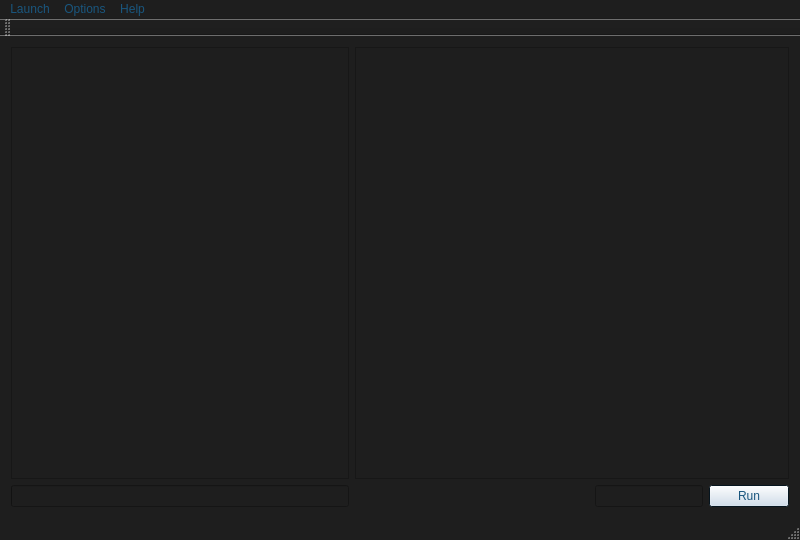
<?xml version="1.0" encoding="UTF-8"?>
<ui version="4.0">
 <class>xrLaunch</class>
 <widget class="QMainWindow" name="xrLaunch">
  <property name="windowModality">
   <enum>Qt::WindowModal</enum>
  </property>
  <property name="geometry">
   <rect>
    <x>0</x>
    <y>0</y>
    <width>800</width>
    <height>540</height>
   </rect>
  </property>
  <property name="sizePolicy">
   <sizepolicy hsizetype="Fixed" vsizetype="Fixed">
    <horstretch>0</horstretch>
    <verstretch>0</verstretch>
   </sizepolicy>
  </property>
  <property name="minimumSize">
   <size>
    <width>400</width>
    <height>300</height>
   </size>
  </property>
  <property name="maximumSize">
   <size>
    <width>16777215</width>
    <height>16777215</height>
   </size>
  </property>
  <property name="baseSize">
   <size>
    <width>0</width>
    <height>0</height>
   </size>
  </property>
  <property name="palette">
   <palette>
    <active>
     <colorrole role="WindowText">
      <brush brushstyle="SolidPattern">
       <color alpha="255">
        <red>23</red>
        <green>121</green>
        <blue>157</blue>
       </color>
      </brush>
     </colorrole>
     <colorrole role="Button">
      <brush brushstyle="SolidPattern">
       <color alpha="255">
        <red>18</red>
        <green>97</green>
        <blue>126</blue>
       </color>
      </brush>
     </colorrole>
     <colorrole role="Light">
      <brush brushstyle="SolidPattern">
       <color alpha="255">
        <red>126</red>
        <green>126</green>
        <blue>126</blue>
       </color>
      </brush>
     </colorrole>
     <colorrole role="Midlight">
      <brush brushstyle="SolidPattern">
       <color alpha="255">
        <red>122</red>
        <green>122</green>
        <blue>122</blue>
       </color>
      </brush>
     </colorrole>
     <colorrole role="Dark">
      <brush brushstyle="SolidPattern">
       <color alpha="255">
        <red>30</red>
        <green>30</green>
        <blue>30</blue>
       </color>
      </brush>
     </colorrole>
     <colorrole role="Mid">
      <brush brushstyle="SolidPattern">
       <color alpha="255">
        <red>57</red>
        <green>57</green>
        <blue>57</blue>
       </color>
      </brush>
     </colorrole>
     <colorrole role="Text">
      <brush brushstyle="SolidPattern">
       <color alpha="255">
        <red>25</red>
        <green>147</green>
        <blue>184</blue>
       </color>
      </brush>
     </colorrole>
     <colorrole role="BrightText">
      <brush brushstyle="SolidPattern">
       <color alpha="255">
        <red>32</red>
        <green>181</green>
        <blue>230</blue>
       </color>
      </brush>
     </colorrole>
     <colorrole role="ButtonText">
      <brush brushstyle="SolidPattern">
       <color alpha="255">
        <red>25</red>
        <green>86</green>
        <blue>126</blue>
       </color>
      </brush>
     </colorrole>
     <colorrole role="Base">
      <brush brushstyle="SolidPattern">
       <color alpha="255">
        <red>30</red>
        <green>30</green>
        <blue>30</blue>
       </color>
      </brush>
     </colorrole>
     <colorrole role="Window">
      <brush brushstyle="SolidPattern">
       <color alpha="255">
        <red>30</red>
        <green>30</green>
        <blue>30</blue>
       </color>
      </brush>
     </colorrole>
     <colorrole role="Shadow">
      <brush brushstyle="SolidPattern">
       <color alpha="255">
        <red>41</red>
        <green>41</green>
        <blue>41</blue>
       </color>
      </brush>
     </colorrole>
     <colorrole role="HighlightedText">
      <brush brushstyle="SolidPattern">
       <color alpha="255">
        <red>25</red>
        <green>86</green>
        <blue>126</blue>
       </color>
      </brush>
     </colorrole>
     <colorrole role="Link">
      <brush brushstyle="SolidPattern">
       <color alpha="255">
        <red>23</red>
        <green>121</green>
        <blue>157</blue>
       </color>
      </brush>
     </colorrole>
     <colorrole role="AlternateBase">
      <brush brushstyle="SolidPattern">
       <color alpha="255">
        <red>30</red>
        <green>30</green>
        <blue>30</blue>
       </color>
      </brush>
     </colorrole>
     <colorrole role="NoRole">
      <brush brushstyle="SolidPattern">
       <color alpha="255">
        <red>25</red>
        <green>25</green>
        <blue>25</blue>
       </color>
      </brush>
     </colorrole>
     <colorrole role="ToolTipText">
      <brush brushstyle="SolidPattern">
       <color alpha="255">
        <red>32</red>
        <green>181</green>
        <blue>230</blue>
       </color>
      </brush>
     </colorrole>
    </active>
    <inactive>
     <colorrole role="WindowText">
      <brush brushstyle="SolidPattern">
       <color alpha="255">
        <red>23</red>
        <green>121</green>
        <blue>157</blue>
       </color>
      </brush>
     </colorrole>
     <colorrole role="Button">
      <brush brushstyle="SolidPattern">
       <color alpha="255">
        <red>18</red>
        <green>97</green>
        <blue>126</blue>
       </color>
      </brush>
     </colorrole>
     <colorrole role="Light">
      <brush brushstyle="SolidPattern">
       <color alpha="255">
        <red>126</red>
        <green>126</green>
        <blue>126</blue>
       </color>
      </brush>
     </colorrole>
     <colorrole role="Midlight">
      <brush brushstyle="SolidPattern">
       <color alpha="255">
        <red>122</red>
        <green>122</green>
        <blue>122</blue>
       </color>
      </brush>
     </colorrole>
     <colorrole role="Dark">
      <brush brushstyle="SolidPattern">
       <color alpha="255">
        <red>30</red>
        <green>30</green>
        <blue>30</blue>
       </color>
      </brush>
     </colorrole>
     <colorrole role="Mid">
      <brush brushstyle="SolidPattern">
       <color alpha="255">
        <red>57</red>
        <green>57</green>
        <blue>57</blue>
       </color>
      </brush>
     </colorrole>
     <colorrole role="Text">
      <brush brushstyle="SolidPattern">
       <color alpha="255">
        <red>25</red>
        <green>147</green>
        <blue>184</blue>
       </color>
      </brush>
     </colorrole>
     <colorrole role="BrightText">
      <brush brushstyle="SolidPattern">
       <color alpha="255">
        <red>32</red>
        <green>181</green>
        <blue>230</blue>
       </color>
      </brush>
     </colorrole>
     <colorrole role="ButtonText">
      <brush brushstyle="SolidPattern">
       <color alpha="255">
        <red>25</red>
        <green>86</green>
        <blue>126</blue>
       </color>
      </brush>
     </colorrole>
     <colorrole role="Base">
      <brush brushstyle="SolidPattern">
       <color alpha="255">
        <red>30</red>
        <green>30</green>
        <blue>30</blue>
       </color>
      </brush>
     </colorrole>
     <colorrole role="Window">
      <brush brushstyle="SolidPattern">
       <color alpha="255">
        <red>30</red>
        <green>30</green>
        <blue>30</blue>
       </color>
      </brush>
     </colorrole>
     <colorrole role="Shadow">
      <brush brushstyle="SolidPattern">
       <color alpha="255">
        <red>41</red>
        <green>41</green>
        <blue>41</blue>
       </color>
      </brush>
     </colorrole>
     <colorrole role="HighlightedText">
      <brush brushstyle="SolidPattern">
       <color alpha="255">
        <red>25</red>
        <green>86</green>
        <blue>126</blue>
       </color>
      </brush>
     </colorrole>
     <colorrole role="Link">
      <brush brushstyle="SolidPattern">
       <color alpha="255">
        <red>23</red>
        <green>121</green>
        <blue>157</blue>
       </color>
      </brush>
     </colorrole>
     <colorrole role="AlternateBase">
      <brush brushstyle="SolidPattern">
       <color alpha="255">
        <red>30</red>
        <green>30</green>
        <blue>30</blue>
       </color>
      </brush>
     </colorrole>
     <colorrole role="NoRole">
      <brush brushstyle="SolidPattern">
       <color alpha="255">
        <red>25</red>
        <green>25</green>
        <blue>25</blue>
       </color>
      </brush>
     </colorrole>
     <colorrole role="ToolTipText">
      <brush brushstyle="SolidPattern">
       <color alpha="255">
        <red>32</red>
        <green>181</green>
        <blue>230</blue>
       </color>
      </brush>
     </colorrole>
    </inactive>
    <disabled>
     <colorrole role="WindowText">
      <brush brushstyle="SolidPattern">
       <color alpha="255">
        <red>30</red>
        <green>30</green>
        <blue>30</blue>
       </color>
      </brush>
     </colorrole>
     <colorrole role="Button">
      <brush brushstyle="SolidPattern">
       <color alpha="255">
        <red>18</red>
        <green>97</green>
        <blue>126</blue>
       </color>
      </brush>
     </colorrole>
     <colorrole role="Light">
      <brush brushstyle="SolidPattern">
       <color alpha="255">
        <red>126</red>
        <green>126</green>
        <blue>126</blue>
       </color>
      </brush>
     </colorrole>
     <colorrole role="Midlight">
      <brush brushstyle="SolidPattern">
       <color alpha="255">
        <red>122</red>
        <green>122</green>
        <blue>122</blue>
       </color>
      </brush>
     </colorrole>
     <colorrole role="Dark">
      <brush brushstyle="SolidPattern">
       <color alpha="255">
        <red>30</red>
        <green>30</green>
        <blue>30</blue>
       </color>
      </brush>
     </colorrole>
     <colorrole role="Mid">
      <brush brushstyle="SolidPattern">
       <color alpha="255">
        <red>57</red>
        <green>57</green>
        <blue>57</blue>
       </color>
      </brush>
     </colorrole>
     <colorrole role="Text">
      <brush brushstyle="SolidPattern">
       <color alpha="255">
        <red>30</red>
        <green>30</green>
        <blue>30</blue>
       </color>
      </brush>
     </colorrole>
     <colorrole role="BrightText">
      <brush brushstyle="SolidPattern">
       <color alpha="255">
        <red>32</red>
        <green>181</green>
        <blue>230</blue>
       </color>
      </brush>
     </colorrole>
     <colorrole role="ButtonText">
      <brush brushstyle="SolidPattern">
       <color alpha="255">
        <red>30</red>
        <green>30</green>
        <blue>30</blue>
       </color>
      </brush>
     </colorrole>
     <colorrole role="Base">
      <brush brushstyle="SolidPattern">
       <color alpha="255">
        <red>30</red>
        <green>30</green>
        <blue>30</blue>
       </color>
      </brush>
     </colorrole>
     <colorrole role="Window">
      <brush brushstyle="SolidPattern">
       <color alpha="255">
        <red>30</red>
        <green>30</green>
        <blue>30</blue>
       </color>
      </brush>
     </colorrole>
     <colorrole role="Shadow">
      <brush brushstyle="SolidPattern">
       <color alpha="255">
        <red>41</red>
        <green>41</green>
        <blue>41</blue>
       </color>
      </brush>
     </colorrole>
     <colorrole role="HighlightedText">
      <brush brushstyle="SolidPattern">
       <color alpha="255">
        <red>25</red>
        <green>86</green>
        <blue>126</blue>
       </color>
      </brush>
     </colorrole>
     <colorrole role="Link">
      <brush brushstyle="SolidPattern">
       <color alpha="255">
        <red>23</red>
        <green>121</green>
        <blue>157</blue>
       </color>
      </brush>
     </colorrole>
     <colorrole role="AlternateBase">
      <brush brushstyle="SolidPattern">
       <color alpha="255">
        <red>30</red>
        <green>30</green>
        <blue>30</blue>
       </color>
      </brush>
     </colorrole>
     <colorrole role="NoRole">
      <brush brushstyle="SolidPattern">
       <color alpha="255">
        <red>25</red>
        <green>25</green>
        <blue>25</blue>
       </color>
      </brush>
     </colorrole>
     <colorrole role="ToolTipText">
      <brush brushstyle="SolidPattern">
       <color alpha="255">
        <red>32</red>
        <green>181</green>
        <blue>230</blue>
       </color>
      </brush>
     </colorrole>
    </disabled>
   </palette>
  </property>
  <property name="windowTitle">
   <string>Oxygen Developer Launcher</string>
  </property>
  <property name="locale">
   <locale language="English" country="UnitedStates"/>
  </property>
  <widget class="QWidget" name="centralWidget">
   <layout class="QGridLayout" name="gridLayout">
    <item row="0" column="0">
     <layout class="QHBoxLayout" name="horizontalLayout_2">
      <item>
       <widget class="QListWidget" name="listWidget"/>
      </item>
     </layout>
    </item>
    <item row="0" column="1">
     <layout class="QHBoxLayout" name="horizontalLayout_5">
      <item>
       <widget class="QListWidget" name="listWidget_2">
        <property name="layoutMode">
         <enum>QListView::Batched</enum>
        </property>
        <property name="sortingEnabled">
         <bool>true</bool>
        </property>
       </widget>
      </item>
     </layout>
    </item>
    <item row="1" column="1">
     <layout class="QHBoxLayout" name="horizontalLayout">
      <item>
       <spacer name="horizontalSpacer_3">
        <property name="orientation">
         <enum>Qt::Horizontal</enum>
        </property>
        <property name="sizeHint" stdset="0">
         <size>
          <width>40</width>
          <height>20</height>
         </size>
        </property>
       </spacer>
      </item>
      <item>
       <spacer name="horizontalSpacer">
        <property name="orientation">
         <enum>Qt::Horizontal</enum>
        </property>
        <property name="sizeHint" stdset="0">
         <size>
          <width>40</width>
          <height>20</height>
         </size>
        </property>
       </spacer>
      </item>
      <item>
       <spacer name="horizontalSpacer_5">
        <property name="orientation">
         <enum>Qt::Horizontal</enum>
        </property>
        <property name="sizeHint" stdset="0">
         <size>
          <width>40</width>
          <height>20</height>
         </size>
        </property>
       </spacer>
      </item>
      <item>
       <spacer name="horizontalSpacer_4">
        <property name="orientation">
         <enum>Qt::Horizontal</enum>
        </property>
        <property name="sizeHint" stdset="0">
         <size>
          <width>40</width>
          <height>20</height>
         </size>
        </property>
       </spacer>
      </item>
      <item>
       <spacer name="horizontalSpacer_6">
        <property name="orientation">
         <enum>Qt::Horizontal</enum>
        </property>
        <property name="sizeHint" stdset="0">
         <size>
          <width>40</width>
          <height>20</height>
         </size>
        </property>
       </spacer>
      </item>
      <item>
       <spacer name="horizontalSpacer_2">
        <property name="orientation">
         <enum>Qt::Horizontal</enum>
        </property>
        <property name="sizeHint" stdset="0">
         <size>
          <width>40</width>
          <height>20</height>
         </size>
        </property>
       </spacer>
      </item>
      <item>
       <widget class="QLineEdit" name="lineEdit">
        <property name="palette">
         <palette>
          <active>
           <colorrole role="WindowText">
            <brush brushstyle="SolidPattern">
             <color alpha="255">
              <red>23</red>
              <green>121</green>
              <blue>157</blue>
             </color>
            </brush>
           </colorrole>
           <colorrole role="Dark">
            <brush brushstyle="SolidPattern">
             <color alpha="255">
              <red>30</red>
              <green>30</green>
              <blue>30</blue>
             </color>
            </brush>
           </colorrole>
           <colorrole role="Text">
            <brush brushstyle="SolidPattern">
             <color alpha="255">
              <red>25</red>
              <green>147</green>
              <blue>184</blue>
             </color>
            </brush>
           </colorrole>
           <colorrole role="ButtonText">
            <brush brushstyle="SolidPattern">
             <color alpha="255">
              <red>25</red>
              <green>86</green>
              <blue>126</blue>
             </color>
            </brush>
           </colorrole>
           <colorrole role="Base">
            <brush brushstyle="SolidPattern">
             <color alpha="255">
              <red>30</red>
              <green>30</green>
              <blue>30</blue>
             </color>
            </brush>
           </colorrole>
           <colorrole role="Window">
            <brush brushstyle="SolidPattern">
             <color alpha="255">
              <red>30</red>
              <green>30</green>
              <blue>30</blue>
             </color>
            </brush>
           </colorrole>
           <colorrole role="AlternateBase">
            <brush brushstyle="SolidPattern">
             <color alpha="255">
              <red>30</red>
              <green>30</green>
              <blue>30</blue>
             </color>
            </brush>
           </colorrole>
          </active>
          <inactive>
           <colorrole role="WindowText">
            <brush brushstyle="SolidPattern">
             <color alpha="255">
              <red>23</red>
              <green>121</green>
              <blue>157</blue>
             </color>
            </brush>
           </colorrole>
           <colorrole role="Dark">
            <brush brushstyle="SolidPattern">
             <color alpha="255">
              <red>30</red>
              <green>30</green>
              <blue>30</blue>
             </color>
            </brush>
           </colorrole>
           <colorrole role="Text">
            <brush brushstyle="SolidPattern">
             <color alpha="255">
              <red>25</red>
              <green>147</green>
              <blue>184</blue>
             </color>
            </brush>
           </colorrole>
           <colorrole role="ButtonText">
            <brush brushstyle="SolidPattern">
             <color alpha="255">
              <red>25</red>
              <green>86</green>
              <blue>126</blue>
             </color>
            </brush>
           </colorrole>
           <colorrole role="Base">
            <brush brushstyle="SolidPattern">
             <color alpha="255">
              <red>30</red>
              <green>30</green>
              <blue>30</blue>
             </color>
            </brush>
           </colorrole>
           <colorrole role="Window">
            <brush brushstyle="SolidPattern">
             <color alpha="255">
              <red>30</red>
              <green>30</green>
              <blue>30</blue>
             </color>
            </brush>
           </colorrole>
           <colorrole role="AlternateBase">
            <brush brushstyle="SolidPattern">
             <color alpha="255">
              <red>30</red>
              <green>30</green>
              <blue>30</blue>
             </color>
            </brush>
           </colorrole>
          </inactive>
          <disabled>
           <colorrole role="WindowText">
            <brush brushstyle="SolidPattern">
             <color alpha="255">
              <red>30</red>
              <green>30</green>
              <blue>30</blue>
             </color>
            </brush>
           </colorrole>
           <colorrole role="Dark">
            <brush brushstyle="SolidPattern">
             <color alpha="255">
              <red>30</red>
              <green>30</green>
              <blue>30</blue>
             </color>
            </brush>
           </colorrole>
           <colorrole role="Text">
            <brush brushstyle="SolidPattern">
             <color alpha="255">
              <red>30</red>
              <green>30</green>
              <blue>30</blue>
             </color>
            </brush>
           </colorrole>
           <colorrole role="ButtonText">
            <brush brushstyle="SolidPattern">
             <color alpha="255">
              <red>30</red>
              <green>30</green>
              <blue>30</blue>
             </color>
            </brush>
           </colorrole>
           <colorrole role="Base">
            <brush brushstyle="SolidPattern">
             <color alpha="255">
              <red>30</red>
              <green>30</green>
              <blue>30</blue>
             </color>
            </brush>
           </colorrole>
           <colorrole role="Window">
            <brush brushstyle="SolidPattern">
             <color alpha="255">
              <red>30</red>
              <green>30</green>
              <blue>30</blue>
             </color>
            </brush>
           </colorrole>
           <colorrole role="AlternateBase">
            <brush brushstyle="SolidPattern">
             <color alpha="255">
              <red>30</red>
              <green>30</green>
              <blue>30</blue>
             </color>
            </brush>
           </colorrole>
          </disabled>
         </palette>
        </property>
       </widget>
      </item>
      <item>
       <widget class="QPushButton" name="pushButton">
        <property name="sizePolicy">
         <sizepolicy hsizetype="Minimum" vsizetype="Minimum">
          <horstretch>5</horstretch>
          <verstretch>5</verstretch>
         </sizepolicy>
        </property>
        <property name="maximumSize">
         <size>
          <width>16777215</width>
          <height>25</height>
         </size>
        </property>
        <property name="palette">
         <palette>
          <active>
           <colorrole role="WindowText">
            <brush brushstyle="SolidPattern">
             <color alpha="255">
              <red>23</red>
              <green>121</green>
              <blue>157</blue>
             </color>
            </brush>
           </colorrole>
           <colorrole role="Button">
            <brush brushstyle="SolidPattern">
             <color alpha="255">
              <red>203</red>
              <green>219</green>
              <blue>235</blue>
             </color>
            </brush>
           </colorrole>
           <colorrole role="Dark">
            <brush brushstyle="SolidPattern">
             <color alpha="255">
              <red>8</red>
              <green>29</green>
              <blue>43</blue>
             </color>
            </brush>
           </colorrole>
           <colorrole role="Mid">
            <brush brushstyle="SolidPattern">
             <color alpha="255">
              <red>8</red>
              <green>29</green>
              <blue>43</blue>
             </color>
            </brush>
           </colorrole>
           <colorrole role="Text">
            <brush brushstyle="SolidPattern">
             <color alpha="255">
              <red>25</red>
              <green>147</green>
              <blue>184</blue>
             </color>
            </brush>
           </colorrole>
           <colorrole role="ButtonText">
            <brush brushstyle="SolidPattern">
             <color alpha="255">
              <red>25</red>
              <green>86</green>
              <blue>126</blue>
             </color>
            </brush>
           </colorrole>
           <colorrole role="Base">
            <brush brushstyle="SolidPattern">
             <color alpha="255">
              <red>8</red>
              <green>29</green>
              <blue>43</blue>
             </color>
            </brush>
           </colorrole>
           <colorrole role="Window">
            <brush brushstyle="SolidPattern">
             <color alpha="255">
              <red>8</red>
              <green>29</green>
              <blue>43</blue>
             </color>
            </brush>
           </colorrole>
           <colorrole role="Highlight">
            <brush brushstyle="SolidPattern">
             <color alpha="102">
              <red>8</red>
              <green>29</green>
              <blue>43</blue>
             </color>
            </brush>
           </colorrole>
           <colorrole role="AlternateBase">
            <brush brushstyle="SolidPattern">
             <color alpha="255">
              <red>8</red>
              <green>29</green>
              <blue>43</blue>
             </color>
            </brush>
           </colorrole>
           <colorrole role="NoRole">
            <brush brushstyle="SolidPattern">
             <color alpha="255">
              <red>8</red>
              <green>29</green>
              <blue>43</blue>
             </color>
            </brush>
           </colorrole>
           <colorrole role="ToolTipBase">
            <brush brushstyle="SolidPattern">
             <color alpha="102">
              <red>8</red>
              <green>29</green>
              <blue>43</blue>
             </color>
            </brush>
           </colorrole>
          </active>
          <inactive>
           <colorrole role="WindowText">
            <brush brushstyle="SolidPattern">
             <color alpha="255">
              <red>23</red>
              <green>121</green>
              <blue>157</blue>
             </color>
            </brush>
           </colorrole>
           <colorrole role="Button">
            <brush brushstyle="SolidPattern">
             <color alpha="255">
              <red>203</red>
              <green>219</green>
              <blue>235</blue>
             </color>
            </brush>
           </colorrole>
           <colorrole role="Dark">
            <brush brushstyle="SolidPattern">
             <color alpha="255">
              <red>8</red>
              <green>29</green>
              <blue>43</blue>
             </color>
            </brush>
           </colorrole>
           <colorrole role="Mid">
            <brush brushstyle="SolidPattern">
             <color alpha="255">
              <red>8</red>
              <green>29</green>
              <blue>43</blue>
             </color>
            </brush>
           </colorrole>
           <colorrole role="Text">
            <brush brushstyle="SolidPattern">
             <color alpha="255">
              <red>25</red>
              <green>147</green>
              <blue>184</blue>
             </color>
            </brush>
           </colorrole>
           <colorrole role="ButtonText">
            <brush brushstyle="SolidPattern">
             <color alpha="255">
              <red>25</red>
              <green>86</green>
              <blue>126</blue>
             </color>
            </brush>
           </colorrole>
           <colorrole role="Base">
            <brush brushstyle="SolidPattern">
             <color alpha="255">
              <red>8</red>
              <green>29</green>
              <blue>43</blue>
             </color>
            </brush>
           </colorrole>
           <colorrole role="Window">
            <brush brushstyle="SolidPattern">
             <color alpha="255">
              <red>8</red>
              <green>29</green>
              <blue>43</blue>
             </color>
            </brush>
           </colorrole>
           <colorrole role="Highlight">
            <brush brushstyle="SolidPattern">
             <color alpha="102">
              <red>8</red>
              <green>29</green>
              <blue>43</blue>
             </color>
            </brush>
           </colorrole>
           <colorrole role="AlternateBase">
            <brush brushstyle="SolidPattern">
             <color alpha="255">
              <red>8</red>
              <green>29</green>
              <blue>43</blue>
             </color>
            </brush>
           </colorrole>
           <colorrole role="NoRole">
            <brush brushstyle="SolidPattern">
             <color alpha="255">
              <red>8</red>
              <green>29</green>
              <blue>43</blue>
             </color>
            </brush>
           </colorrole>
           <colorrole role="ToolTipBase">
            <brush brushstyle="SolidPattern">
             <color alpha="102">
              <red>8</red>
              <green>29</green>
              <blue>43</blue>
             </color>
            </brush>
           </colorrole>
          </inactive>
          <disabled>
           <colorrole role="WindowText">
            <brush brushstyle="SolidPattern">
             <color alpha="255">
              <red>8</red>
              <green>29</green>
              <blue>43</blue>
             </color>
            </brush>
           </colorrole>
           <colorrole role="Button">
            <brush brushstyle="SolidPattern">
             <color alpha="255">
              <red>203</red>
              <green>219</green>
              <blue>235</blue>
             </color>
            </brush>
           </colorrole>
           <colorrole role="Dark">
            <brush brushstyle="SolidPattern">
             <color alpha="255">
              <red>8</red>
              <green>29</green>
              <blue>43</blue>
             </color>
            </brush>
           </colorrole>
           <colorrole role="Mid">
            <brush brushstyle="SolidPattern">
             <color alpha="255">
              <red>8</red>
              <green>29</green>
              <blue>43</blue>
             </color>
            </brush>
           </colorrole>
           <colorrole role="Text">
            <brush brushstyle="SolidPattern">
             <color alpha="255">
              <red>8</red>
              <green>29</green>
              <blue>43</blue>
             </color>
            </brush>
           </colorrole>
           <colorrole role="ButtonText">
            <brush brushstyle="SolidPattern">
             <color alpha="255">
              <red>8</red>
              <green>29</green>
              <blue>43</blue>
             </color>
            </brush>
           </colorrole>
           <colorrole role="Base">
            <brush brushstyle="SolidPattern">
             <color alpha="255">
              <red>8</red>
              <green>29</green>
              <blue>43</blue>
             </color>
            </brush>
           </colorrole>
           <colorrole role="Window">
            <brush brushstyle="SolidPattern">
             <color alpha="255">
              <red>8</red>
              <green>29</green>
              <blue>43</blue>
             </color>
            </brush>
           </colorrole>
           <colorrole role="Highlight">
            <brush brushstyle="SolidPattern">
             <color alpha="102">
              <red>8</red>
              <green>29</green>
              <blue>43</blue>
             </color>
            </brush>
           </colorrole>
           <colorrole role="AlternateBase">
            <brush brushstyle="SolidPattern">
             <color alpha="255">
              <red>8</red>
              <green>29</green>
              <blue>43</blue>
             </color>
            </brush>
           </colorrole>
           <colorrole role="NoRole">
            <brush brushstyle="SolidPattern">
             <color alpha="255">
              <red>8</red>
              <green>29</green>
              <blue>43</blue>
             </color>
            </brush>
           </colorrole>
           <colorrole role="ToolTipBase">
            <brush brushstyle="SolidPattern">
             <color alpha="102">
              <red>8</red>
              <green>29</green>
              <blue>43</blue>
             </color>
            </brush>
           </colorrole>
          </disabled>
         </palette>
        </property>
        <property name="text">
         <string>Run</string>
        </property>
        <property name="autoDefault">
         <bool>false</bool>
        </property>
        <property name="default">
         <bool>false</bool>
        </property>
        <property name="flat">
         <bool>false</bool>
        </property>
       </widget>
      </item>
      <item>
       <layout class="QVBoxLayout" name="verticalLayout_5"/>
      </item>
     </layout>
    </item>
    <item row="1" column="0">
     <widget class="QProgressBar" name="progressBar">
      <property name="value">
       <number>0</number>
      </property>
      <property name="textVisible">
       <bool>false</bool>
      </property>
     </widget>
    </item>
   </layout>
  </widget>
  <widget class="QMenuBar" name="menuBar">
   <property name="geometry">
    <rect>
     <x>0</x>
     <y>0</y>
     <width>800</width>
     <height>20</height>
    </rect>
   </property>
   <widget class="QMenu" name="menuAbout">
    <property name="title">
     <string>Help</string>
    </property>
    <widget class="QMenu" name="menuGithub_Pages">
     <property name="title">
      <string>Github Pages....</string>
     </property>
     <addaction name="actionOxygen_Team"/>
     <addaction name="actionVertver"/>
     <addaction name="actionGiperion_2"/>
     <addaction name="actionForserX"/>
    </widget>
    <addaction name="actionMain_parameters"/>
    <addaction name="separator"/>
    <addaction name="actionVertver_Github"/>
    <addaction name="actionAbout_Oxygen_Team"/>
    <addaction name="menuGithub_Pages"/>
    <addaction name="separator"/>
   </widget>
   <widget class="QMenu" name="menuOptions">
    <property name="title">
     <string>Options</string>
    </property>
    <addaction name="actionParametres"/>
    <addaction name="separator"/>
    <addaction name="actionMain"/>
   </widget>
   <widget class="QMenu" name="menu">
    <property name="title">
     <string>Launch</string>
    </property>
    <widget class="QMenu" name="menuGame">
     <property name="title">
      <string>Game...</string>
     </property>
     <addaction name="actionxrEngine"/>
     <addaction name="actionxrPlay_2"/>
     <addaction name="separator"/>
     <addaction name="actionxrCore"/>
    </widget>
    <widget class="QMenu" name="menuEditors">
     <property name="title">
      <string>Editors</string>
     </property>
     <addaction name="actionxrEditorTools_in_dev"/>
     <addaction name="actionxrAI"/>
    </widget>
    <addaction name="menuGame"/>
    <addaction name="menuEditors"/>
    <addaction name="separator"/>
    <addaction name="actionExit"/>
   </widget>
   <addaction name="menu"/>
   <addaction name="menuOptions"/>
   <addaction name="menuAbout"/>
  </widget>
  <widget class="QToolBar" name="mainToolBar">
   <attribute name="toolBarArea">
    <enum>TopToolBarArea</enum>
   </attribute>
   <attribute name="toolBarBreak">
    <bool>false</bool>
   </attribute>
  </widget>
  <widget class="QStatusBar" name="statusBar"/>
  <action name="actionxrEngine">
   <property name="checkable">
    <bool>false</bool>
   </property>
   <property name="text">
    <string>xrEngine (without params)</string>
   </property>
   <property name="shortcut">
    <string>Alt+Shift+R</string>
   </property>
  </action>
  <action name="actionxrPlay_2">
   <property name="checkable">
    <bool>false</bool>
   </property>
   <property name="text">
    <string>xrPlay (Old oxygen)</string>
   </property>
  </action>
  <action name="action_silent">
   <property name="checkable">
    <bool>false</bool>
   </property>
   <property name="text">
    <string>-silent</string>
   </property>
  </action>
  <action name="action_renderdebug">
   <property name="checkable">
    <bool>false</bool>
   </property>
   <property name="text">
    <string>-renderdebug</string>
   </property>
  </action>
  <action name="actionOther">
   <property name="checkable">
    <bool>false</bool>
   </property>
   <property name="text">
    <string>Other...</string>
   </property>
  </action>
  <action name="actionxrEditorTools_in_dev">
   <property name="checkable">
    <bool>false</bool>
   </property>
   <property name="text">
    <string>xrEditorTools (in dev)</string>
   </property>
  </action>
  <action name="actionxrAI">
   <property name="checkable">
    <bool>false</bool>
   </property>
   <property name="text">
    <string>xrAI</string>
   </property>
  </action>
  <action name="actionOptions">
   <property name="checkable">
    <bool>false</bool>
   </property>
   <property name="text">
    <string>Parameters</string>
   </property>
  </action>
  <action name="actionExit">
   <property name="text">
    <string>Exit</string>
   </property>
   <property name="shortcut">
    <string>Ctrl+Q</string>
   </property>
  </action>
  <action name="actionMain">
   <property name="text">
    <string>Main</string>
   </property>
  </action>
  <action name="actionParametres">
   <property name="text">
    <string>xrEngine parameters...</string>
   </property>
  </action>
  <action name="actionVertver_Github">
   <property name="text">
    <string>About xrDevLaunch...</string>
   </property>
  </action>
  <action name="actionGiperion">
   <property name="text">
    <string>Giperion</string>
   </property>
  </action>
  <action name="actionMain_parameters">
   <property name="text">
    <string>Main parameters</string>
   </property>
  </action>
  <action name="actionAbout_Oxygen_Team">
   <property name="text">
    <string>About Oxygen Team...</string>
   </property>
  </action>
  <action name="actionOxygen_Team">
   <property name="text">
    <string>Oxygen Team</string>
   </property>
  </action>
  <action name="actionVertver">
   <property name="text">
    <string>Vertver</string>
   </property>
  </action>
  <action name="actionGiperion_2">
   <property name="text">
    <string>Giperion</string>
   </property>
  </action>
  <action name="actionForserX">
   <property name="text">
    <string>ForserX</string>
   </property>
  </action>
  <action name="actionxrCore">
   <property name="text">
    <string>xrCore</string>
   </property>
  </action>
 </widget>
 <layoutdefault spacing="6" margin="11"/>
 <resources/>
 <connections/>
</ui>
